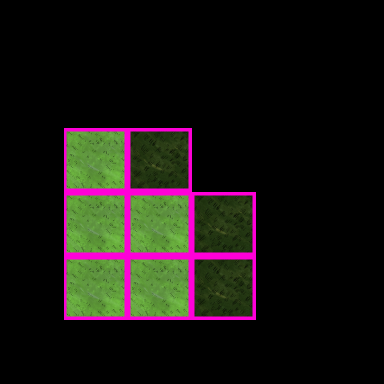

A level layout from a 2D game, rendered from its tile map. Below: a short description, then the map file with tile-grid data replaced by summaries:
An orthogonal 6x6 tile map with 64x64 px tiles, 1 tile layer (BG_TILES) and 2 objects (camper_runner, note_diary1).

<map version="1.0" orientation="orthogonal" width="6" height="6" tilewidth="64" tileheight="64">
 <tileset firstgid="1" source="dont_starve/ground.tsx" />
 <layer name="BG_TILES" width="6" height="6">
  <data>[36 cells, 8 non-empty, 2 distinct tile ids]</data>
 </layer>
 <objectgroup name="FG_OBJECTS" width="6" height="6">
  <object type="camper_runner" x="162" y="220" />
  <object type="note_diary1" x="182" y="228" />
 </objectgroup>
</map>
